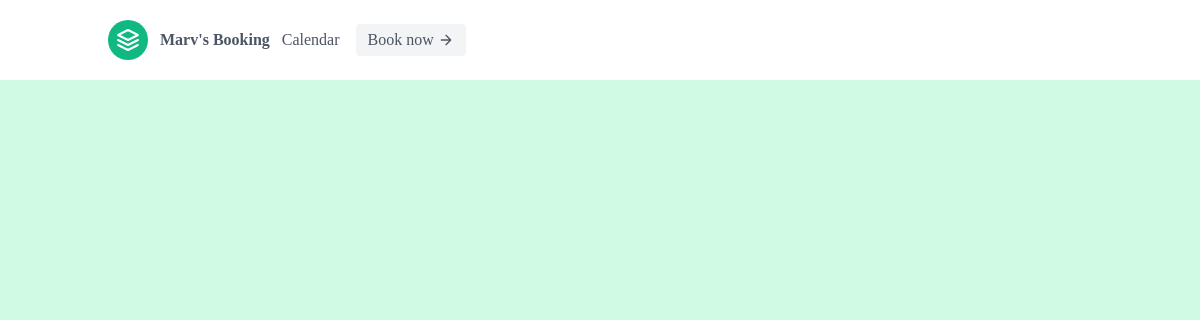
/calendar, run on an earlier commit of the app's database.
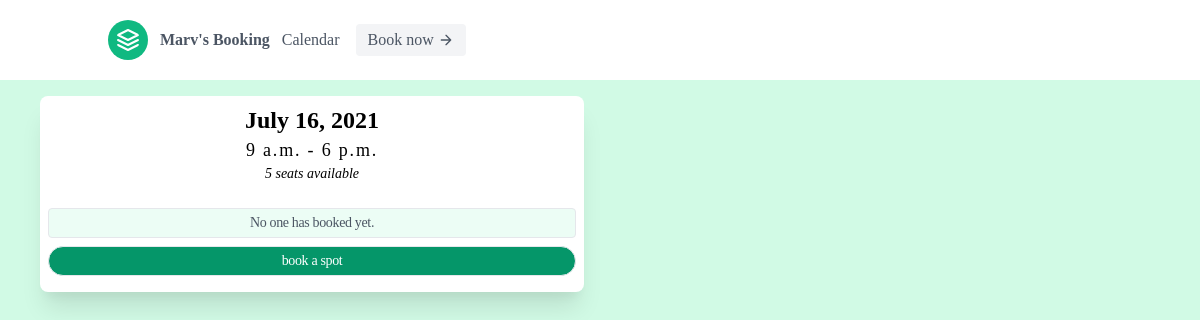
And on a later commit of the database.
### booking/models.py (models this page shows, shortened)
class Timeslot(models.Model):
    date = models.DateField()
    time_start = models.TimeField()
    time_end = models.TimeField()
    av_seats = models.CharField(max_length=2, default=5)

### booking/views.py (the view)
# urls.py: path('calendar', views.calendar, name="calendar"),
def calendar(request):
    template_name = 'booking/calendar.html'
    timeslot_booking_joined = []
    future_timeslots = Timeslot.objects.all().filter(date__gte=datetime.date.today()).order_by('date')
    for timeslot in future_timeslots:
        bookings_list = []
        for b in timeslot.booking_set.all():
            bookings_list.append("{} ({} - {})".format(b.name, b.time_start.strftime("%H:%M"), b.time_end.strftime("%H:%M")))
        timeslot_booking_joined.append(
            {timeslot: {'date': timeslot.date, 't_start':timeslot.time_start, 't_end':timeslot.time_end, 'seats': timeslot.av_seats, 'bookings': bookings_list}}
            )
    return render(request, template_name, context={'slots': timeslot_booking_joined})

### booking/templates/booking/calendar.html
{% extends 'booking/base.html' %}
{% block content %}
<div class="mx-auto px-2 py-4 grid grid-cols-1 md:grid-cols-2 xl:grid-cols-3 gap-y-4 md:gap-8 xl:gap-12 xl:mx-20">
    {% for slot in slots %}
    {% for s_info in slot.values %}
        <div class="col-span-1 bg-white rounded-lg shadow-xl text-center py-2 ">
            <h1 class="text-2xl font-bold">{{s_info.date}}</h1>
            <h3 class="text-lg tracking-widest">{{s_info.t_start}} - {{s_info.t_end}}</h3>
            <h4 class="text-sm italic">{{s_info.seats}} seats available</h4>
            <div class="grid grid-cols-1 p-2 gap-2 mt-4">
                {% for b in s_info.bookings %}
                    <div class="col-span-1 p-1 text-sm text-gray-600 tracking-tight border rounded bg-green-50">{{b}}</div>
                    {% empty %}
                    <div class="col-span-1 p-1 text-sm text-gray-600 tracking-tight border rounded bg-green-50">No one has booked yet.</div>
                {% endfor %}
                <div class="col-span-1 p-1 text-sm text-white tracking-tight border rounded-2xl bg-green-600">book a spot</div>
            </div>
        </div>
    {%  endfor %}
    {%  endfor %}
{% endblock %}

### booking/templates/booking/base.html (shortened to what this page needs)
<!DOCTYPE html>
<html lang="en">
	<head>
        <link href="https://unpkg.com/tailwindcss@^2/dist/tailwind.min.css" rel="stylesheet">
	</head>
	<body class=" font-serif leading-normal tracking-normal bg-green-100">
        <header class="text-gray-600 body-font bg-white">
            <div class="container mx-auto flex flex-wrap p-5 flex-col md:flex-row items-center">
              <a class="flex title-font font-medium items-center text-gray-900 mb-4 md:mb-0 hidden sm:contents">
                <svg xmlns="http://www.w3.org/2000/svg" fill="none" stroke="currentColor" stroke-linecap="round" stroke-linejoin="round" stroke-width="2" class="w-10 h-10 text-white p-2 bg-green-500 rounded-full" viewBox="0 0 24 24">
                  <path d="M12 2L2 7l10 5 10-5-10-5zM2 17l10 5 10-5M2 12l10 5 10-5"></path>
                </svg>
                <span class="ml-3 text-xl "><a href="{% url 'booking:home' %}" class="font-bold">Marv's Booking</a></span>
              </a>
              <span class="ml-3 text-md"><a href="{% url 'booking:calendar' %}">Calendar</a></span>
              <button class="inline-flex items-center bg-gray-100 border-0 py-1 px-3 focus:outline-none hover:bg-gray-200 rounded text-base mt-4 md:mt-0 md:ml-4">Book now
                <svg fill="none" stroke="currentColor" stroke-linecap="round" stroke-linejoin="round" stroke-width="2" class="w-4 h-4 ml-1" viewBox="0 0 24 24">
                  <path d="M5 12h14M12 5l7 7-7 7"></path>
                </svg>
              </button>
            </div>
          </header>
        <div class="width-full px-8 pb-4 ">
            {% block content %}
            {% endblock %}
        </div>
	</body>
</html>

What changed in the data, as far as the page shows it:
added Timeslot: date "July 16, 2021", t_start "9 a.m.", t_end "6 p.m."
Also different on the page:
new list line: "- 5 seats available No one has booked yet. book a spot"
